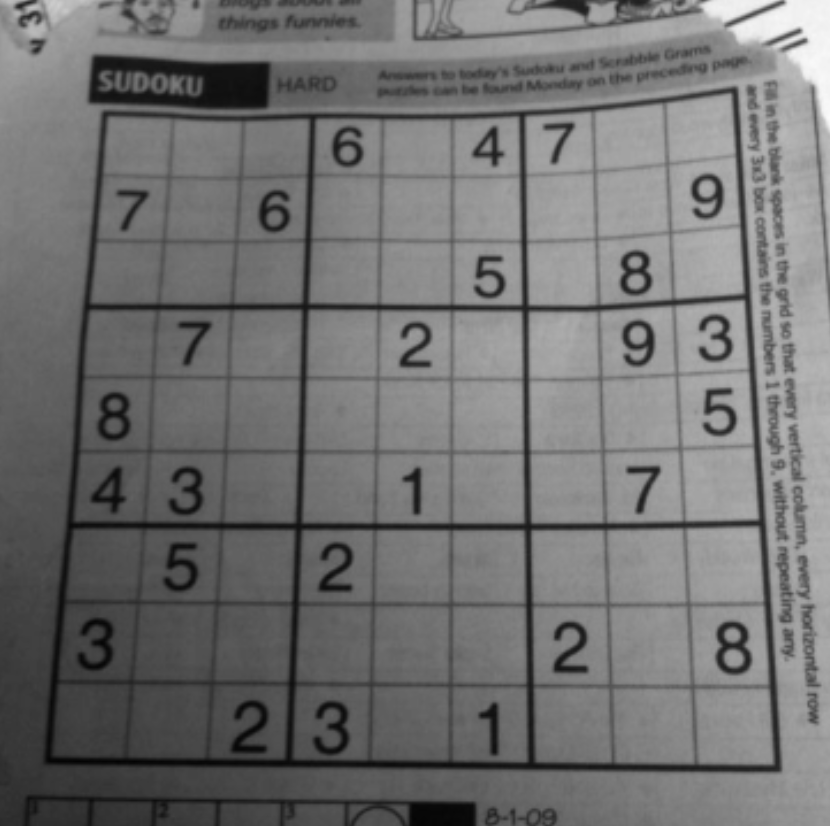
#> input picture magistracy/opencv/lab5/sudoku.png, 830 x 826 px, found by its file name
$ jupyter execute main.ipynb
#> lines starting #> are read from the running program, lines starting #| are printed output that depends on the picture
[cell 1]
import cv2 as cv
import matplotlib.pyplot as plt
import numpy as np

[cell 2]
# img = cv.imread("assets/hong.png", 0)
# img = cv.imread("assets/bike.jpg", 0)
img = cv.imread("assets/sudoku.png", 0)
#> img: shape (826, 830); min 3, max 251, mean 113.7

[cell 3]
plt.imshow(img, cmap="gray")

[cell 4]
sobelx = cv.Sobel(img, cv.CV_64F, 1, 0, ksize=5)
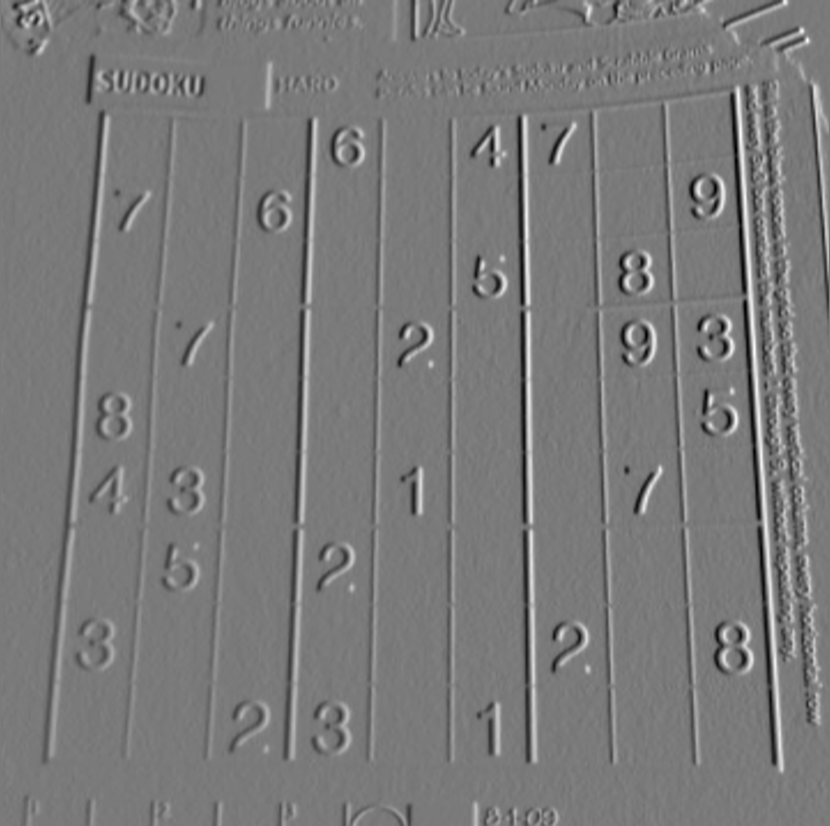
#> sobelx: shape (826, 830) float64; min -3835, max 4171, mean 12.6; drawn with min black and max white
sobely = cv.Sobel(img, cv.CV_64F, 0, 1, ksize=5)
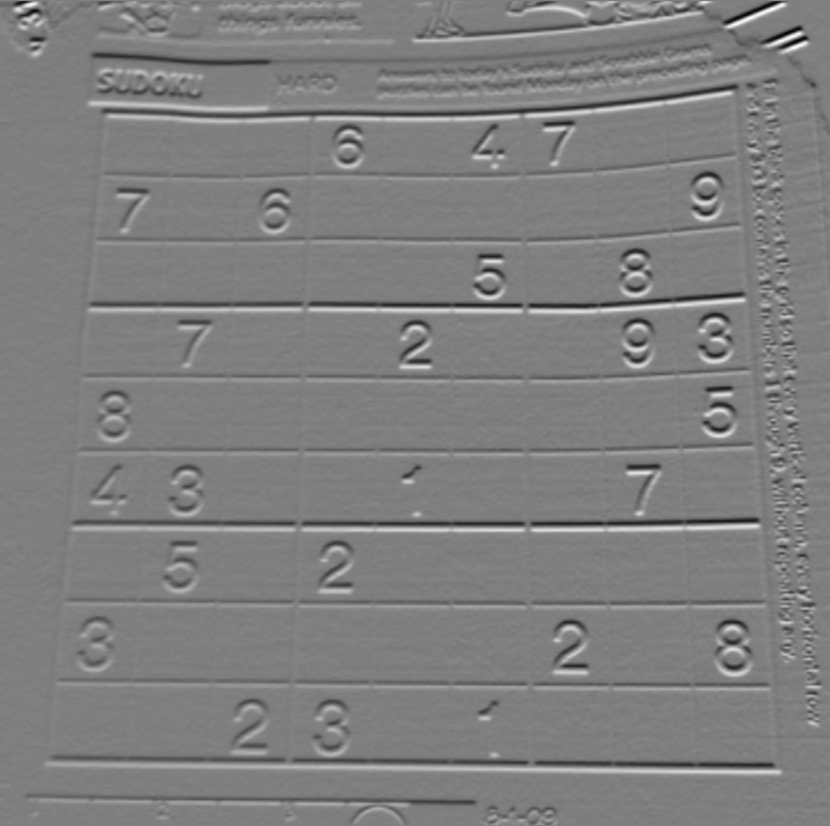
#> sobely: shape (826, 830) float64; min -4528, max 4524, mean -8.2; drawn with min black and max white

[cell 5]
plt.imshow(sobely, cmap="gray")

[cell 6]
laplacian = cv.Laplacian(img, cv.CV_64F, ksize=5)
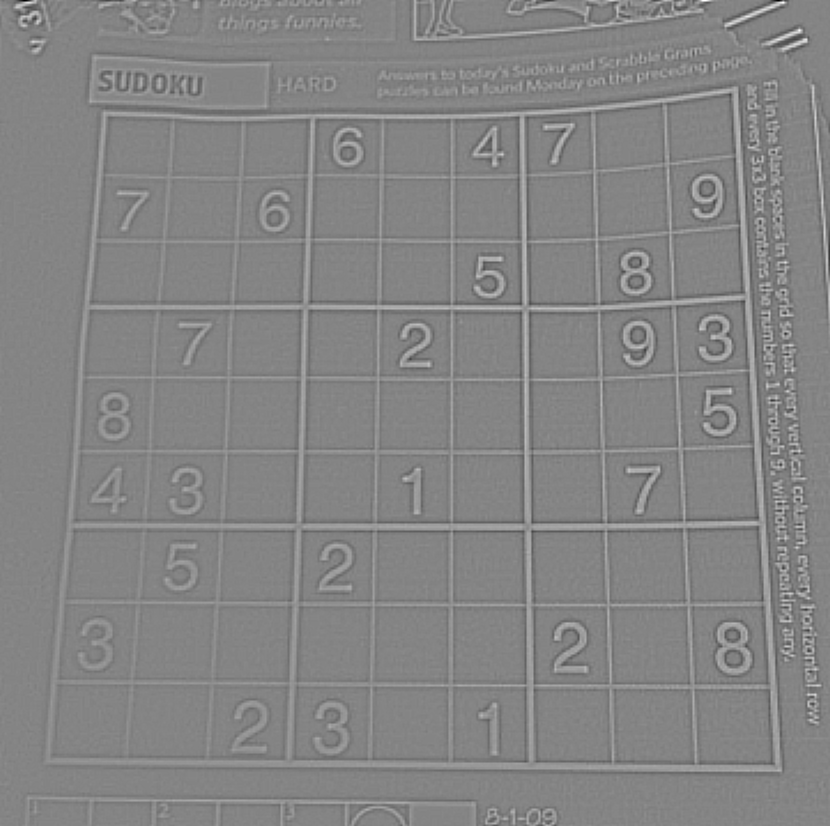
#> laplacian: shape (826, 830) float64; min -2688, max 2480, mean -0.1; drawn with min black and max white

[cell 7]
plt.imshow(laplacian, cmap="gray")

[cell 8]
edges = cv.Canny(img, threshold1=100, threshold2=200, apertureSize=3)
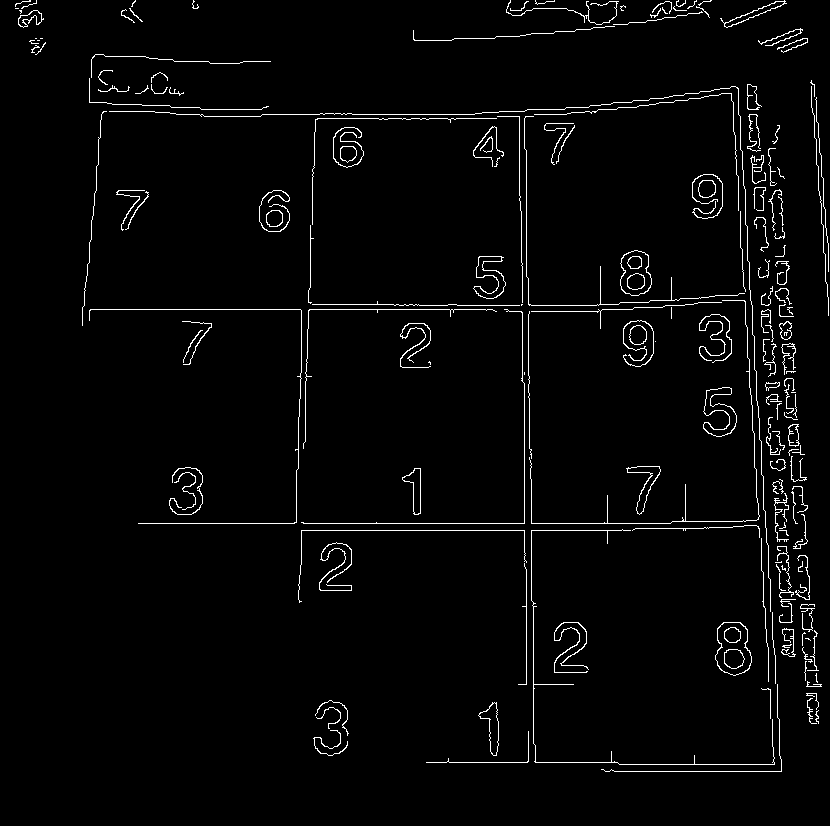
#> edges: shape (826, 830); 2.6% white in thin lines or dots
